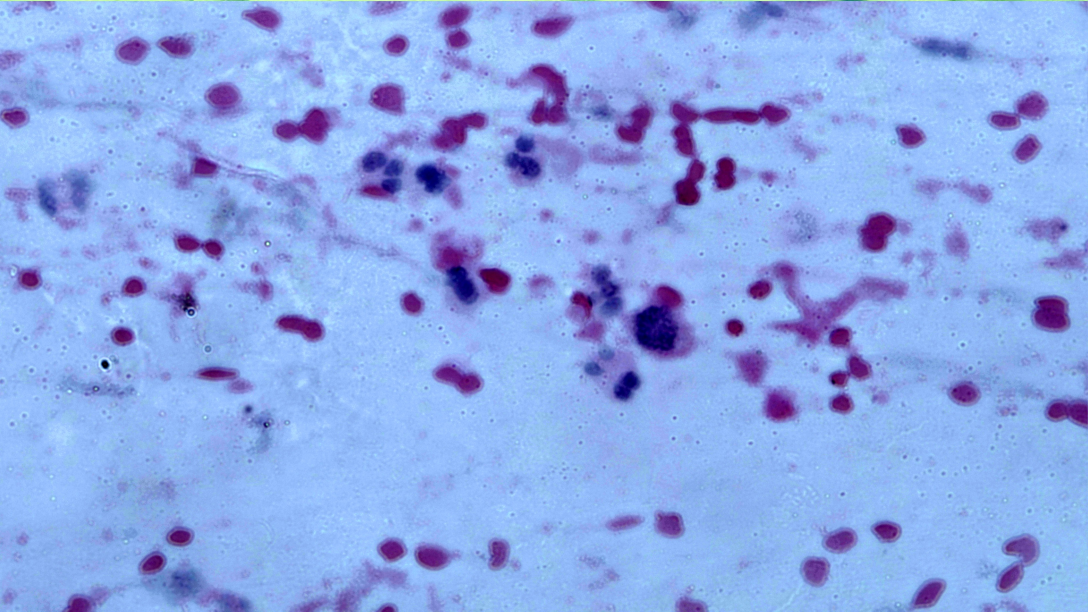
#> input picture Source Code/Week13/data/2.jpg, 3264 x 1836 px (shown at 1/3 size)
$ python Day65.py
#> lines starting #> are read from the running program, lines starting #| are printed output that depends on the picture
import cv2
import numpy as np

# Load image
img_original = cv2.imread('data/2.jpg')
#> img_original is the input picture: shape (1836, 3264, 3); mean B, G, R 233.9, 169.8, 140.3
img_original = cv2.resize(img_original, (640, 480))
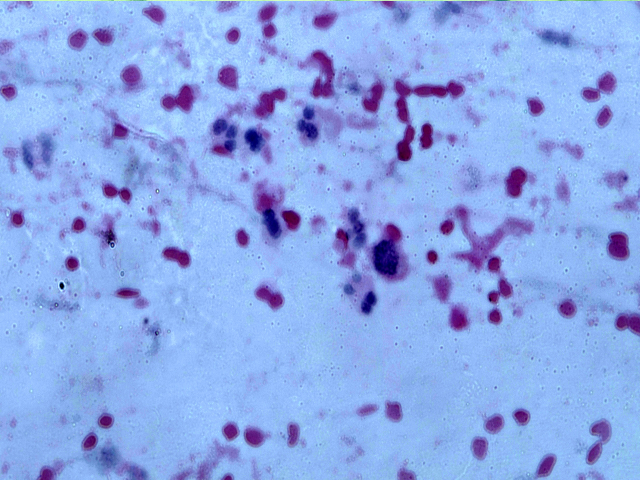
#> img_original: shape (480, 640, 3); mean B, G, R 233.8, 169.7, 140.2

# Apply Gaussian Filter with kernel matrix 5x5 , sigma = 1
img_filtered = cv2.GaussianBlur(img_original, (5, 5), 1)
# cv2.imshow('Window Name', img_filtered)


def gaussian_kernel(size, sigma):
#> called with size = 5, sigma = 1.4
    if size % 2 == 0:
        size = size + 1

    max_point = size // 2 # both directions (x,y) maximum cell start point
    min_point = - max_point # both directions (x,y) minimum cell start point

    K = np.zeros((size, size)) # kernel matrix
    for x in range(min_point, max_point + 1):
        for y in range(min_point, max_point + 1):
            value = (1 / (2 * np.pi * sigma**2)) * np.exp(-(x**2 + y**2) / (2 * sigma**2))
            K[x - min_point, y - min_point] = value

    return K

kernel = gaussian_kernel(5, 1.4)

img_gaussian = cv2.filter2D(img_original, -1, kernel)
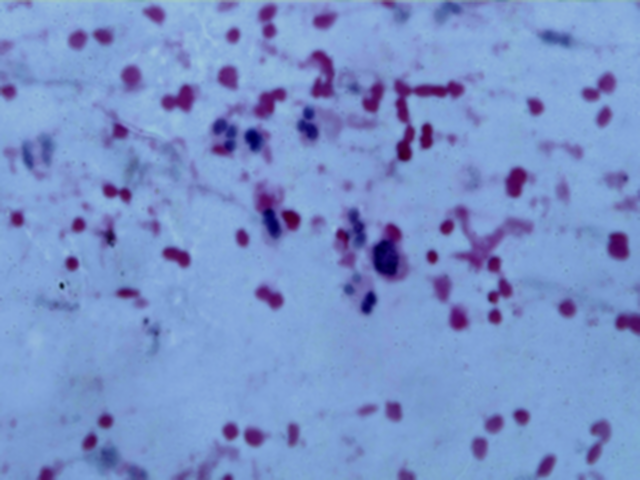
#> img_gaussian: shape (480, 640, 3); mean B, G, R 203.1, 147.3, 121.7
combined = cv2.hconcat([img_filtered, img_gaussian])
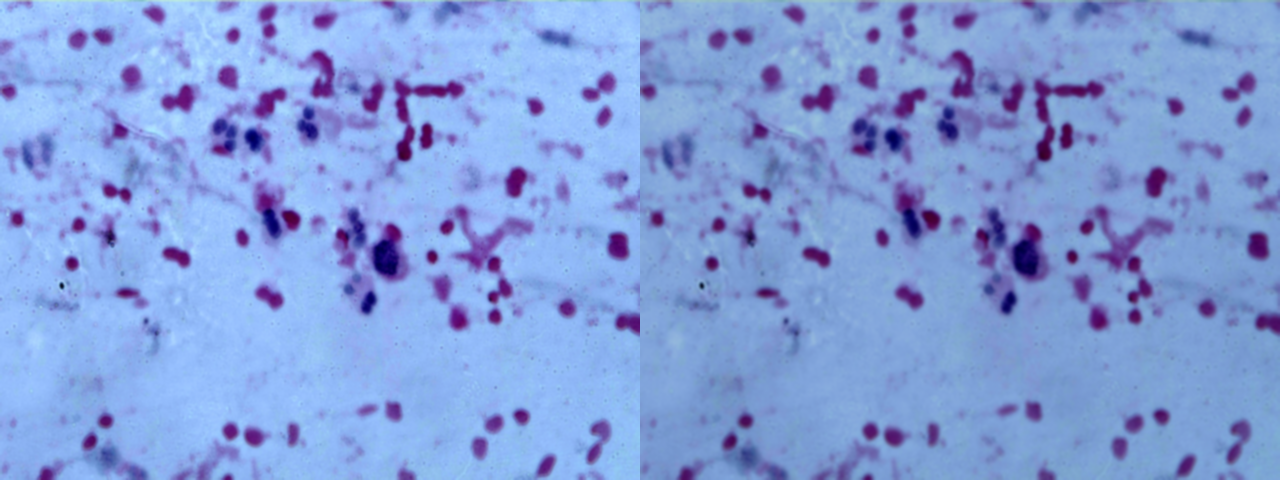
#> combined: shape (480, 1280, 3); mean B, G, R 218.5, 158.5, 130.9
cv2.imshow('Window Name', combined)
cv2.waitKey(0)
cv2.destroyAllWindows()

$ run again, with Source Code/Week13/data/1.jpg copied over Source Code/Week13/data/2.jpg
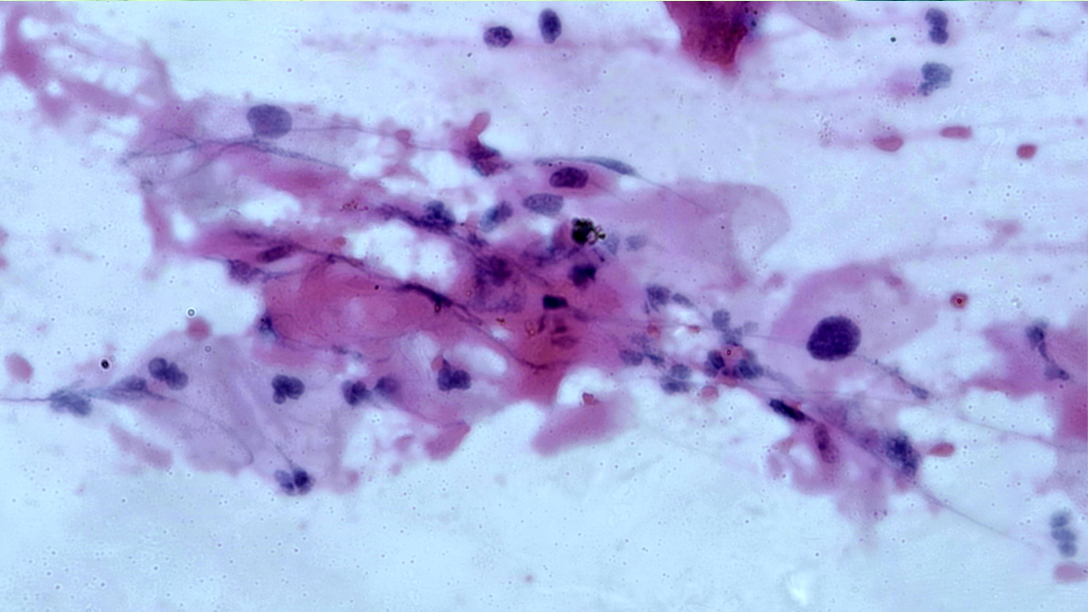
#> input picture Source Code/Week13/data/1.jpg, 3264 x 1836 px (shown at 1/3 size)
#> img_original is the input picture: shape (1836, 3264, 3); mean B, G, R 224.3, 177.1, 172.5
#> img_original: shape (480, 640, 3)
#> `img_gaussian = cv2.filter2D(img_original, -1, kernel)`:
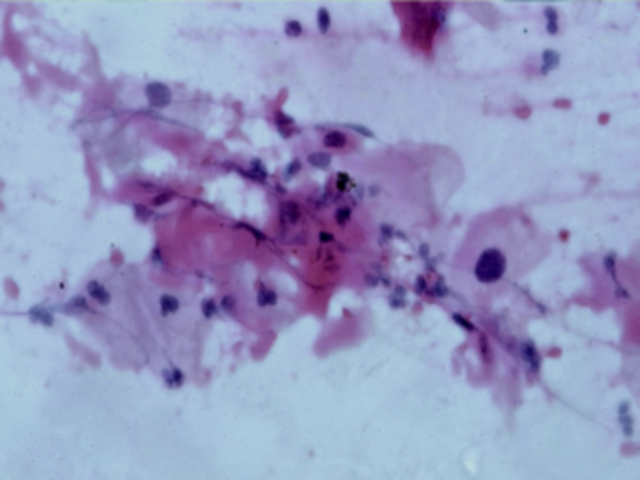
#> img_gaussian: shape (480, 640, 3); mean B, G, R 194.7, 153.7, 149.8
#> `combined = cv2.hconcat([img_filtered, img_gaussian])`:
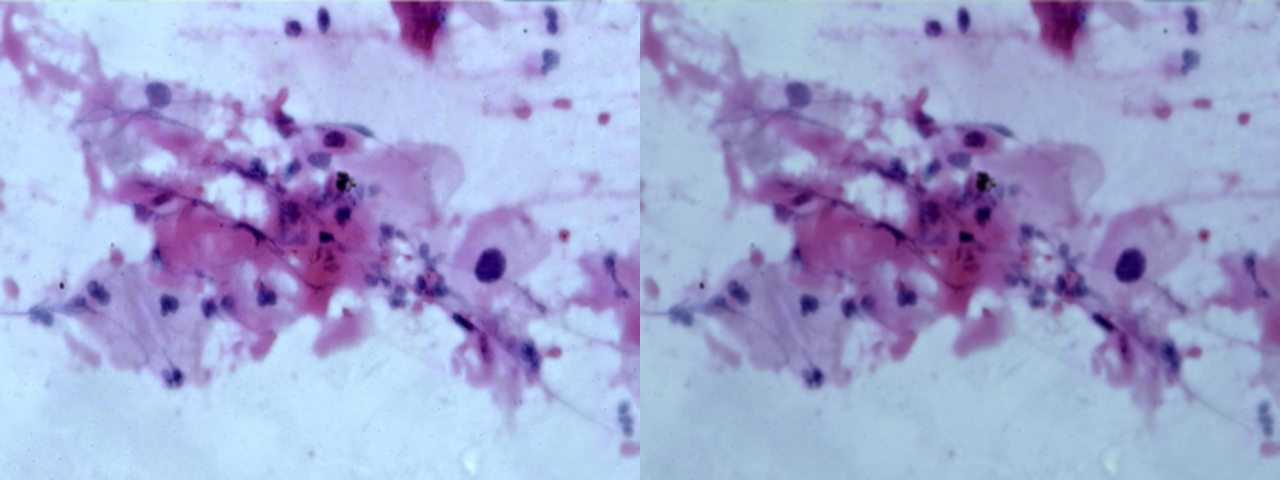
#> combined: shape (480, 1280, 3); mean B, G, R 209.5, 165.3, 161.1

$ run again, with Source Code/Week13/data/10.jpg copied over Source Code/Week13/data/2.jpg
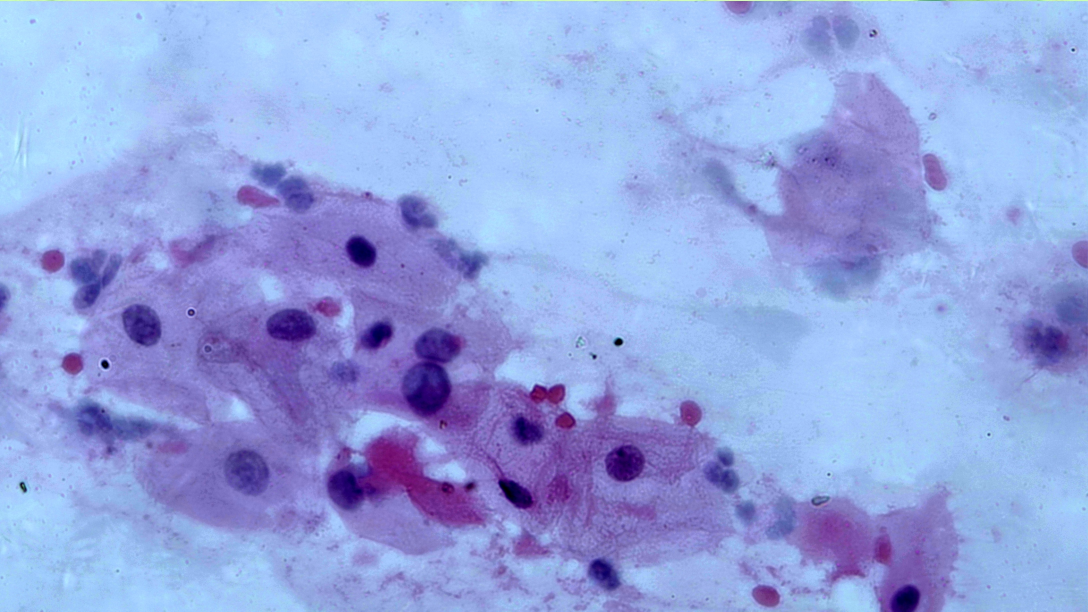
#> input picture Source Code/Week13/data/10.jpg, 3264 x 1836 px (shown at 1/3 size)
#> img_original is the input picture: shape (1836, 3264, 3); mean B, G, R 224.6, 164.2, 147.3
#> img_original: shape (480, 640, 3)
#> `img_gaussian = cv2.filter2D(img_original, -1, kernel)`:
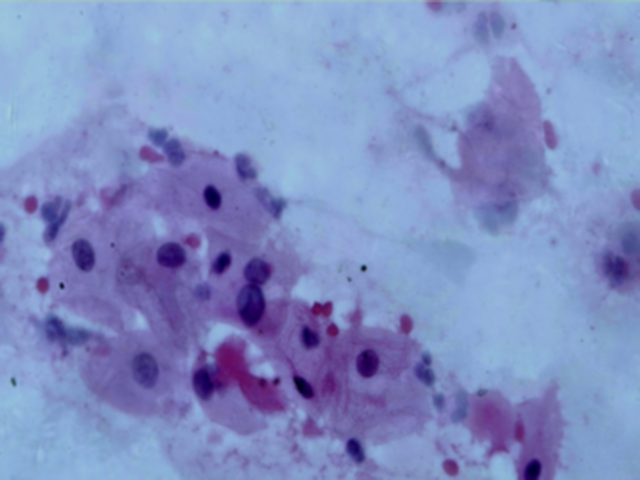
#> img_gaussian: shape (480, 640, 3); mean B, G, R 195, 142.5, 127.9
#> `combined = cv2.hconcat([img_filtered, img_gaussian])`:
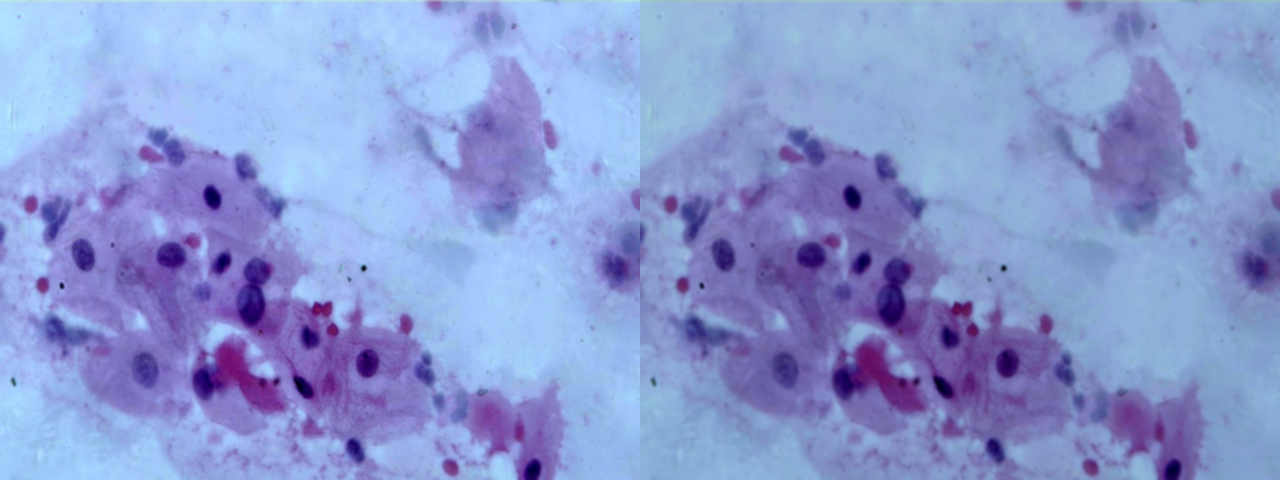
#> combined: shape (480, 1280, 3); mean B, G, R 209.8, 153.3, 137.5

$ run again, with Source Code/Week13/data/3.jpg copied over Source Code/Week13/data/2.jpg
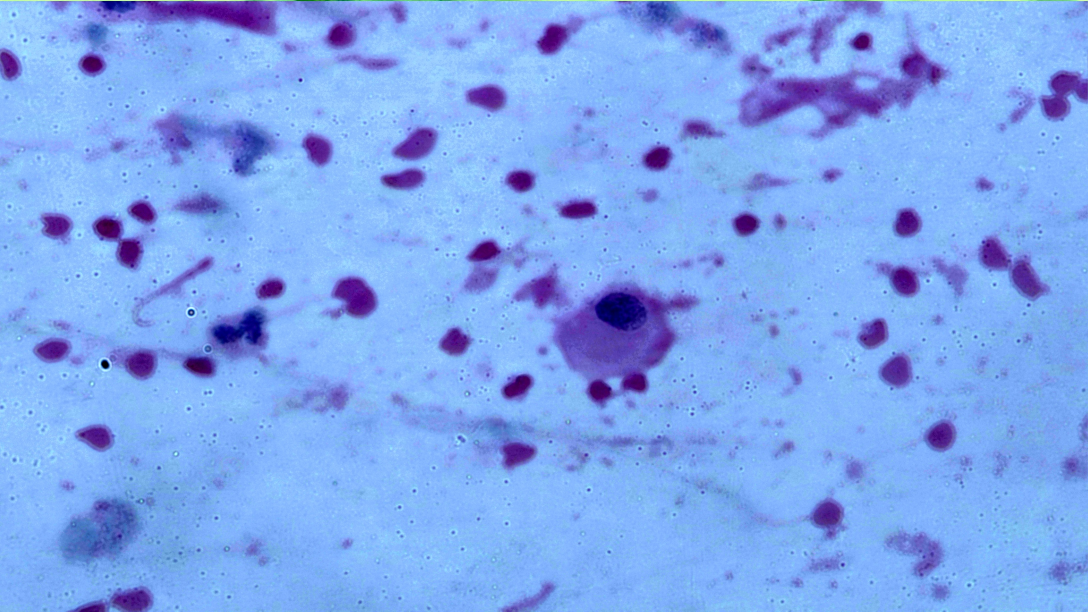
#> input picture Source Code/Week13/data/3.jpg, 3264 x 1836 px (shown at 1/3 size)
#> img_original is the input picture: shape (1836, 3264, 3); mean B, G, R 239.8, 167.4, 126.6
#> img_original: shape (480, 640, 3)
#> `img_gaussian = cv2.filter2D(img_original, -1, kernel)`:
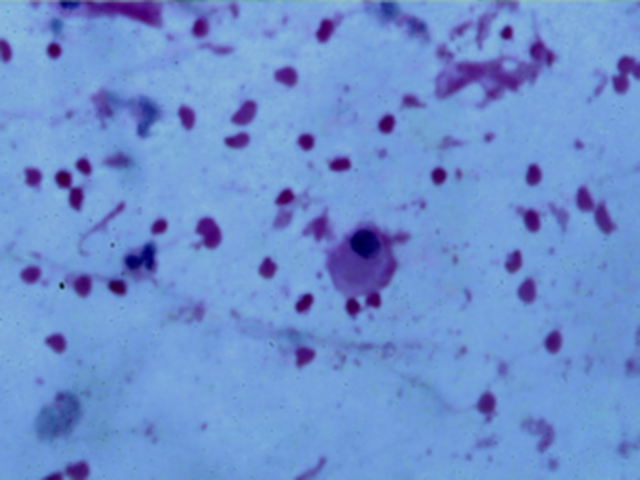
#> img_gaussian: shape (480, 640, 3); mean B, G, R 208.2, 145.2, 109.9
#> `combined = cv2.hconcat([img_filtered, img_gaussian])`:
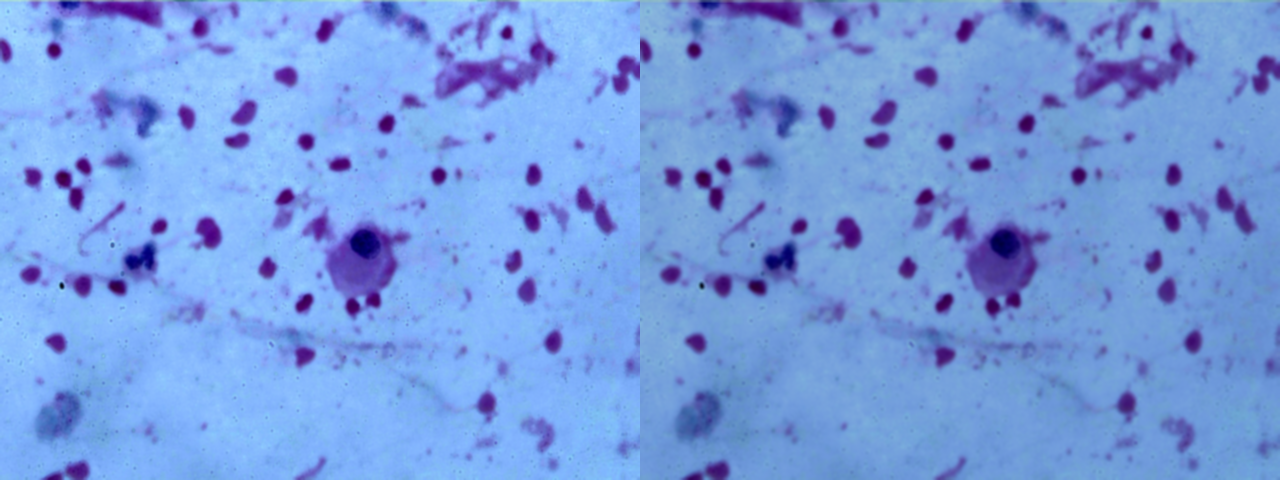
#> combined: shape (480, 1280, 3); mean B, G, R 224, 156.2, 118.2
